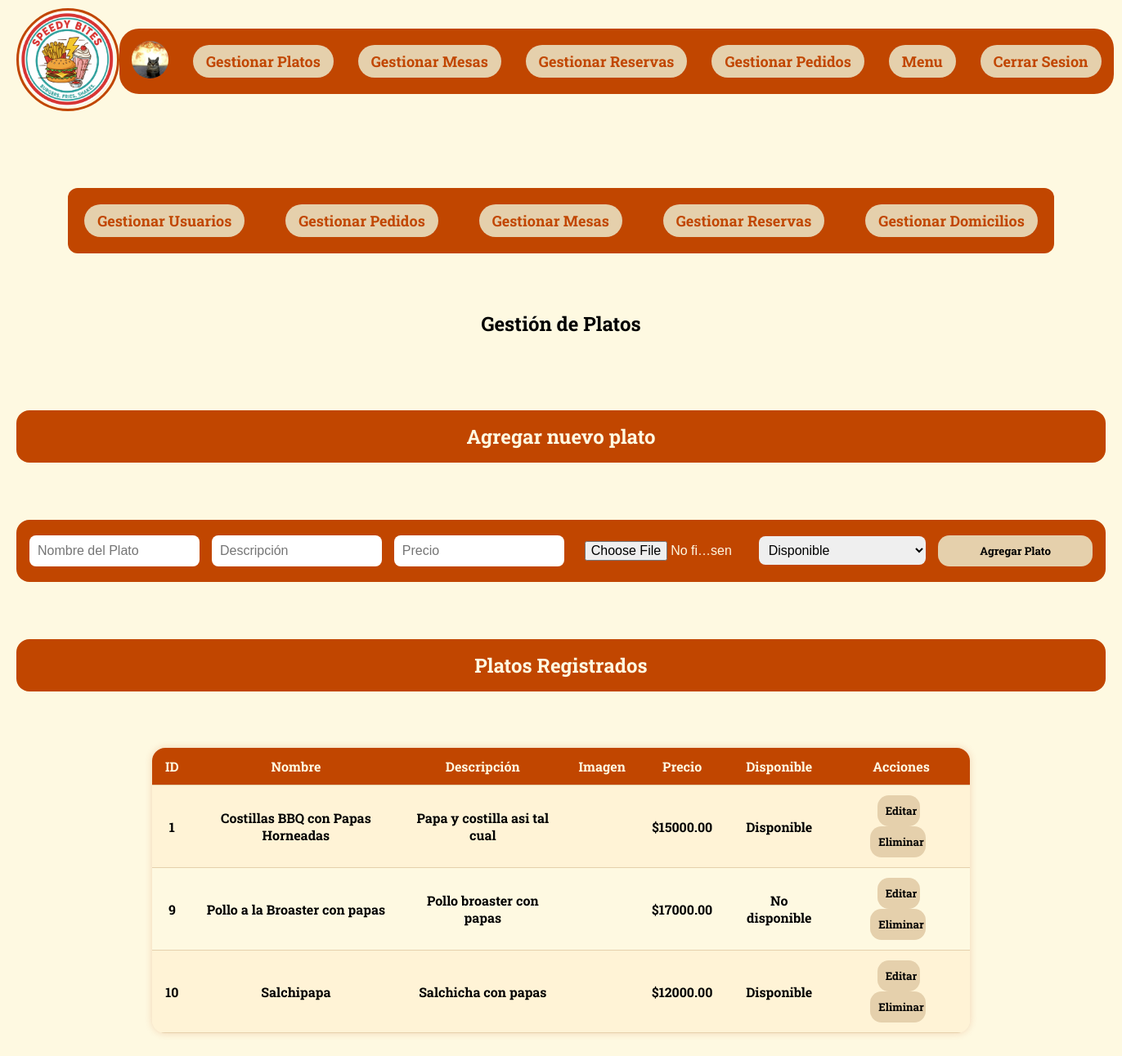
/Vista/html/rplato.php (signed in), run on the app's committed database.
### tables this page shows
CREATE TABLE `platos` (
  `ID_Plato` int(5) NOT NULL,
  `NombrePlato` varchar(255) DEFAULT NULL,
  `Descripcion` varchar(255) DEFAULT NULL,
  `Precio` decimal(10,2) DEFAULT NULL,
  `ImagenUrl` blob DEFAULT NULL,
  `Disponible` tinyint(1) NOT NULL
);

### Modelo/ModeloPlatos.php (called while the page is built, shortened)
<?php
require_once(ROOT_PATH . 'Configuracion/conexion.php');
class Plato {
    public $db;
    public function __construct() {
        $this->db = DB::connect();
    }
    public function obtenerPlato() {
        $sql = "SELECT * FROM platos";
        $stmt = $this->db->query($sql);
        return $stmt->fetchAll(PDO::FETCH_ASSOC);
    }
}

### Configuracion/conexion.php (called while the page is built, shortened)
<?php
class DB{
    private static $host = "localhost";
    private static $dbname = "resad";
    private static $username = "Adless";
    private static $password = "115";
    private static $charset = "utf8mb4";
    private static $pdo = null;
    public static function connect(){
        if(self::$pdo === null){
            try{
                $dn = "mysql:host=". self::$host.";dbname=". self::$dbname.";charset=".self::$charset;
                self::$pdo = new PDO($dn,self::$username,self::$password);
                self::$pdo->setAttribute(PDO::ATTR_ERRMODE, PDO::ERRMODE_EXCEPTION);
            }
            catch(PDOException $e){
                die("Error de conexion".$e -> getMessage());
            }
        }
        return self::$pdo;
    }
}
?>

### Vista/html/rplato.php (the view, shortened to what this page needs)
<?php
require_once '../../Modelo/ModeloPlatos.php';
$usuario = $_SESSION['usuario_logueado'];
$platos = $_SESSION['lista_platos'] ?? [];
$modelPlato = new Plato();
if ($usuario['Rolusu'] === 'Administrador' && empty($_SESSION['lista_platos'])) {
    $_SESSION['lista_platos'] = $modelPlato->obtenerPlato();
    $platos = $_SESSION['lista_platos'];
}
?>
<!DOCTYPE html>
<html lang="es">
<head>
    <link href="../css/perfil.css" rel="stylesheet">
</head>
<body>
<nav>
<?php if ($usuario): ?>
    <?php if ($usuario['Rolusu'] === 'Administrador'): ?>
        <nav>
            <ul>
                <li>
                    <a href="../../index.php">
                        <img src="../img/Logo.png" id="logo" alt="Logo">
                    </a>
                </li>
                <div id="navbotones">
                    <li>
                        <a href="./perfil.php">
                            <img id="fpp" src="../img/uP/<?= htmlspecialchars($usuario['ImagenPerfil'] ?? 'default.png') ?>" alt="Foto de perfil">
                        </a>
                    </li>
                    <li><a class="botonesnav" href="./rplato.php">Gestionar Platos</a></a></li>
                    <li><a class="botonesnav" href="./mesas.php">Gestionar Mesas</a></li>
                    <li><a class="botonesnav" href="./reservas.php">Gestionar Reservas</a></li>
                    <li><a class="botonesnav" href="./pedidos.php">Gestionar Pedidos</a></li>
                    <li><a class="botonesnav" href="./menu.php">Menu</a></li>
                    <li><a class="botonesnav" href="../../Controlador/usuarioController.php?action=cerrarSesion">Cerrar Sesion</a></li>
                </div>
            </ul>
        </nav>
    <?php endif; ?>
<?php endif; ?>
<div class="Contenedor">
    <?php if ($usuario['Rolusu'] === 'Administrador'): ?>
     <div id="opciones">
        <a class="botonesnav" href="./perfil.php">Gestionar Usuarios</a>
        <a class="botonesnav" href="./pedidos.php">Gestionar Pedidos</a>
        <a class="botonesnav" href="./mesas.php">Gestionar Mesas</a>
        <a class="botonesnav" href="./reservas.php">Gestionar Reservas</a>
        <a class="botonesnav" href="./domicilios.php">Gestionar Domicilios</a>
    </div>
    <div class="GesAdmin">
        <h1>Gestión de Platos</h1>
        <h2 class="Crear">Agregar nuevo plato</h2>
        <form class="Crear" method="POST" action="../../Controlador/platoController.php?action=agregarp" enctype="multipart/form-data">
            <input type="text" name="NombreP" placeholder="Nombre del Plato" required>
            <input type="text" name="Descripcion" placeholder="Descripción" required>
            <input type="number" name="PrecioP" placeholder="Precio" required>
            <input type="file" name="Imagen" required>
            <select name="Disponible">
                <option value="1">Disponible</option>
            </select>
            <button id="btn" type="submit">Agregar Plato</button>
        </form>
        <h2 class="Crear">Platos Registrados</h2>
        <table>
            <tr>
                <th>ID</th><th>Nombre</th><th>Descripción</th><th>Imagen</th><th>Precio</th><th>Disponible</th><th>Acciones</th>
            </tr>
            <?php foreach ($platos as $p): ?>
            <tr>
                <td><?= htmlspecialchars($p['ID_Plato']) ?></td>
                <td><?= htmlspecialchars($p['NombrePlato']) ?></td>
                <td><?= htmlspecialchars($p['Descripcion']) ?></td>
                <td>
                </td>
                <td>$<?= htmlspecialchars($p['Precio']) ?></td>
                <td><?= $p['Disponible'] == 1 ? "Disponible" : "No disponible" ?></td>
                <td>
                    <form method="POST" action="rplato.php">
                        <button id="btn" type="submit">Editar</button>
                    </form>
                    <form method="POST" action="../../Controlador/platoController.php?action=eliminarp">
                        <button id="btn" type="submit" class="delete">Eliminar</button>
                    </form>
                </td>
            </tr>
            <?php endforeach; ?>
        </table>
    </div>
    <?php endif; ?>
</div>
</body>
</html>

### Vista/css/perfil.css (style rules this page uses)
* { text-decoration: none; text-decoration-line: none; }
body { font-family: "Roboto Slab", serif; font-optical-sizing: auto; font-weight: bold; font-style: normal; background-color: #FEF9E1; margin: 0; padding: 0; width: 100%; }
nav { width: 100%; }
ul { list-style-type: none; display: flex; justify-content: space-between; align-items: center; padding: 10px 20px; margin: 0; }
#logo { width: 120px; border: #C14600 3px solid; border-radius: 100%; }
#navbotones { background-color: #C14600; display: flex; justify-content: center; align-items: center; gap: 30px; padding: 15px; border-radius: 24px; }
.botonesnav { display: block; color: #C14600; padding: 8px 16px; text-decoration: none; font-size: 18px; background-color: #E5D0AC; border-radius: 26px; transition: 0.2s ease-out; white-space: nowrap; }
.Contenedor { display: flex; margin-top: 30px; margin-bottom: 50px; flex-direction: column; align-items: center; text-align: center; justify-content: center; padding: 20px; }
#fpp { width: 45px; border-radius: 100%; }
.GesAdmin { margin-top: 50px; display: flex; align-items: center; justify-content: space-between; flex-direction: column; gap: 50px; }
#opciones { display: flex; flex-direction: row; gap: 50px; margin-top: 30px; padding: 20px; border-radius: 12px; background-color: #C14600; }
.Crear, .Editar, .Reserva { background-color: #C14600; display: flex; flex-direction: row; width: 100%; border-radius: 16px; padding: 16px; color: #FEF9E1; align-items: center; justify-content: center; box-sizing: border-box; gap: 15px; }
input { width: 100%; padding: 10px; border: none; border-radius: 8px; box-sizing: border-box; font-size: 16px; }
#btn { padding: 10px; display: block; width: 90%; max-width: 200px; background-color: #E5D0AC; border-radius: 14px; border: none; font-family: "Roboto Slab", serif; font-optical-sizing: auto; font-weight: bold; font-style: normal; cursor: pointer; transition: 0.2s ease-out; text-align: center; }
select { width: 100%; padding: 8px; border: none; border-radius: 8px; box-sizing: border-box; font-size: 16px; }
table { width: 100%; max-width: 1000px; border-collapse: collapse; margin: 0 auto; font-family: "Roboto Slab", serif; background-color: #FEF9E1; box-shadow: 0 0 10px rgba(193, 70, 0, 0.2); border-radius: 16px; overflow: hidden; }
table th, table td { padding: 12px 16px; text-align: center; border-bottom: 1px solid #E5D0AC; }
table th { background-color: #C14600; color: #FEF9E1; font-weight: bold; font-size: 1em; }
table tr:nth-child(even) { background-color: #FFF3D6; }
table td form { display: inline-block; margin: 0 4px; }
table td button { padding: 6px 12px; background-color: #E5D0AC; border: none; border-radius: 10px; font-family: "Roboto Slab", serif; font-weight: bold; cursor: pointer; transition: background-color 0.2s ease-out; }

### data on the page
platos: ID_Plato "1", NombrePlato "Costillas BBQ con Papas Horneadas", Descripcion "Papa y costilla asi tal cual", Precio "15000.00", Disponible "Disponible"
platos: ID_Plato "9", NombrePlato "Pollo a la Broaster con papas", Descripcion "Pollo broaster con papas", Precio "17000.00", Disponible "No disponible"
platos: ID_Plato "10", NombrePlato "Salchipapa", Descripcion "Salchicha con papas", Precio "12000.00", Disponible "Disponible"
